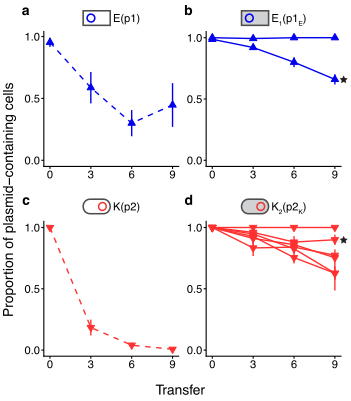

R code for this plot:
library(ggplot2)
library(Rmisc)
library(lattice)
library(plyr)
library(cowplot)
library(gridExtra)
library(grid)
library(egg)
theme_set(theme_cowplot())

#########################
#Figure3########
#####################
Data_EC28s <- as.data.frame(read.csv("Fig3_EC28s.csv", header = TRUE))
Data_KP29s <- as.data.frame(read.csv("Fig3_KP29s.csv", header = TRUE))

sum_dat_EC28s <- summarySE(Data_EC28s, measurevar="Fraction_P", groupvars=c("Strain","Day"))
sum_dat_KP29s <- summarySE(Data_KP29s, measurevar="Fraction_P", groupvars=c("Strain","Day"))

###3a###
sum_dat_EC28anc <- sum_dat_EC28s[which(sum_dat_EC28s$Strain == 'ancestor'),]

Fig3a <- 
  ggplot(sum_dat_EC28anc, aes(x=Day, y=Fraction_P)) + 
  geom_errorbar(aes(ymin=Fraction_P-se, ymax=Fraction_P+se), width=0, size = 0.4668623442372146, color="blue2") +
  geom_line(linetype = "dashed", size = 0.4668623442372146, color="blue2") +
  geom_point(shape=24, fill="blue2", color="blue2", size=1.5)+
  theme(legend.position="none") +
  theme(axis.title.x=element_blank()) +
  theme(axis.title.y=element_blank()) +
  theme(axis.line.y = element_line(size = 0.3734899)) +
  theme(axis.line.x = element_line(size = 0.3734899)) +
  theme(axis.ticks = element_line(size = 0.3734899))+
  theme(axis.text.x = element_text(margin=margin(1,0,0,0,"pt")),
        axis.text.y = element_text(margin=margin(0,1,0,0,"pt")))+
  theme(axis.ticks.length=unit(.025, "in"))+
  theme(plot.margin = margin(.2, 0, 0, .05, "in"))+
  expand_limits(x = 0, y = 0) +
  theme(axis.text = element_text(size = 8)) +
  scale_x_continuous(breaks=c(0,3,6,9))+
  scale_y_continuous(breaks=c(0.0, 0.5, 1.0))


Fig3a

###3c###
sum_dat_EC28evo <- sum_dat_EC28s[which(sum_dat_EC28s$Strain != 'ancestor'),]
sum_dat_EC28evo

Fig3c <-
  ggplot(sum_dat_EC28evo, aes(x=Day, y=Fraction_P, colour=Strain)) + 
  geom_errorbar(aes(ymin=Fraction_P-se, ymax=Fraction_P+se), width=0, size = 0.4668623442372146, color="blue2") +
  geom_line(aes(linetype = Strain), size = 0.4668623442372146, color="blue2") +
  geom_point(shape=24, fill="blue2", color="blue2", size=1.5)+
  scale_linetype_manual(values=c("solid", "solid")) +
  theme(legend.position="none") +
  theme(axis.title.x=element_blank()) +
  theme(axis.title.y=element_blank()) +
  theme(axis.line.y = element_line(size = 0.3734899)) +
  theme(axis.line.x = element_line(size = 0.3734899)) +
  theme(axis.ticks = element_line(size = 0.3734899))+
  theme(axis.text.x = element_text(margin=margin(1,0,0,0,"pt")),
        axis.text.y = element_text(margin=margin(0,1,0,0,"pt")))+
  theme(axis.ticks.length=unit(.025, "in"))+
  theme(plot.margin = margin(.2, 0, 0, .05, "in"))+
  expand_limits(x = 0, y = 0) +
  theme(axis.text = element_text(size = 8)) +
  scale_x_continuous(breaks=c(0,3,6,9))+
  scale_y_continuous(breaks=c(0.0, 0.5, 1.0))

Fig3c

###3b###
sum_dat_KP29anc <- sum_dat_KP29s[which(sum_dat_KP29s$Strain == 'ancestor'),]

Fig3b <- 
  ggplot(sum_dat_KP29anc, aes(x=Day, y=Fraction_P, colour=Strain)) + 
  geom_errorbar(aes(ymin=Fraction_P-se, ymax=Fraction_P+se), width=0, size = 0.4668623442372146, color="firebrick1") +
  geom_line(linetype = "dashed", size = 0.4668623442372146, color="firebrick1") +
  geom_point(shape=25, fill="firebrick1", color="firebrick1", size=1.5)+
  theme(legend.position="none") +
  theme(axis.title.x=element_blank()) +
  theme(axis.title.y=element_blank()) +
  theme(axis.line.y = element_line(size = 0.3734899)) +
  theme(axis.line.x = element_line(size = 0.3734899)) +
  theme(axis.ticks = element_line(size = 0.3734899))+
  theme(axis.text.x = element_text(margin=margin(1,0,0,0,"pt")),
        axis.text.y = element_text(margin=margin(0,1,0,0,"pt")))+
  theme(axis.ticks.length=unit(.025, "in"))+
  theme(plot.margin = margin(.2, 0, 0, .05, "in"))+
  expand_limits(x = 0, y = 0) +
  theme(axis.text = element_text(size = 8)) +
  scale_x_continuous(breaks=c(0,3,6,9))+
  scale_y_continuous(breaks=c(0.0, 0.5, 1.0))

Fig3b

###3d###
sum_dat_KP29evo <- sum_dat_KP29s[which(sum_dat_KP29s$Strain != 'ancestor'),]

Fig3d <-
  ggplot(sum_dat_KP29evo, aes(x=Day, y=Fraction_P, colour=Strain)) + 
  geom_errorbar(aes(ymin=Fraction_P-se, ymax=Fraction_P+se),  width=0, size = 0.4668623442372146, color="firebrick1") +
  geom_line(aes(linetype = Strain), size = 0.4668623442372146, color="firebrick1") +
  geom_point(shape=25, fill="firebrick1", color="firebrick1", size=1.5)+
  scale_linetype_manual(values=c("solid", "solid", "solid", "solid", "solid","solid")) +
  theme(legend.position="none") +
  theme(axis.title.x=element_blank()) +
  theme(axis.title.y=element_blank()) +
  theme(axis.line.y = element_line(size = 0.3734899)) +
  theme(axis.line.x = element_line(size = 0.3734899)) +
  theme(axis.ticks = element_line(size = 0.3734899))+
  theme(axis.text.x = element_text(margin=margin(1,0,0,0,"pt")),
        axis.text.y = element_text(margin=margin(0,1,0,0,"pt")))+
  theme(axis.ticks.length=unit(.025, "in"))+
  theme(plot.margin = margin(.2, 0, 0, .05, "in"))+
  expand_limits(x = 0, y = 0) +
  theme(axis.text = element_text(size = 8)) +
  scale_x_continuous(breaks=c(0,3,6,9))+
  scale_y_continuous(breaks=c(0.0, 0.5, 1.0))

Fig3d

Fig3a_fixed <- set_panel_size(Fig3a, width  = unit(1.35, "in"), height = unit(1.35, "in"))
Fig3b_fixed <- set_panel_size(Fig3b, width  = unit(1.35, "in"), height = unit(1.35, "in"))
Fig3c_fixed <- set_panel_size(Fig3c, width  = unit(1.35, "in"), height = unit(1.35, "in"))
Fig3d_fixed <- set_panel_size(Fig3d, width  = unit(1.35, "in"), height = unit(1.35, "in"))

####Fit together###

Figure3_main <- plot_grid(Fig3a_fixed, Fig3c_fixed, Fig3b_fixed, 
                          Fig3d_fixed, ncol = 2, align = "v", 
                          labels = c('a','c', 'b', 'd'), label_size = 10)

Figure3_main

#create common x and y labels

y.grob <- textGrob("Proportion of plasmid-containing cells", 
                   gp=gpar(fontsize=10), rot=90)

x.grob <- textGrob("Transfer", 
                   gp=gpar(fontsize=10))

#add common axis to plot

Figure3 <- grid.arrange(arrangeGrob(Figure3_main, left = y.grob, bottom = x.grob))

save_plot("Figure3.pdf", plot = Figure3, base_width = 3.45, base_height = 4)
